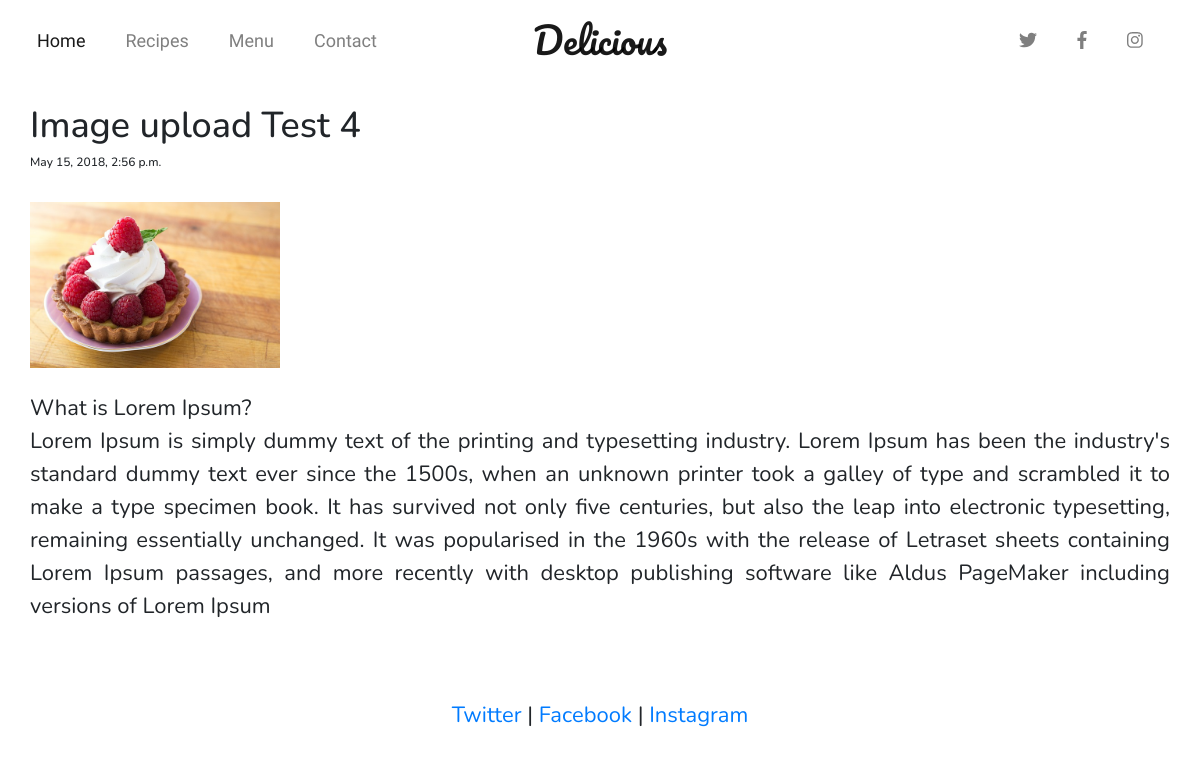
Before: /blog/7 with the older database file.
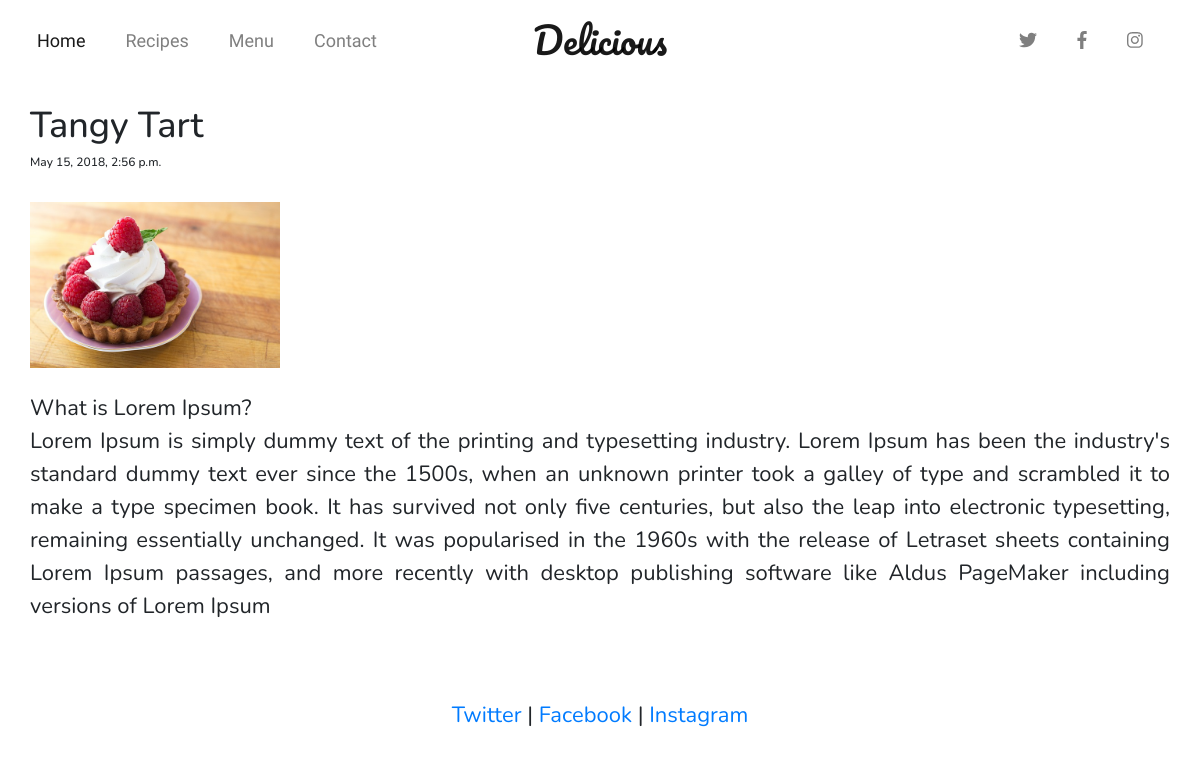
After: the same page with the newer database file.
### blog/models.py (models this page shows, shortened)
class Post(models.Model):
    title = models.CharField(max_length=140)
    body = models.TextField()
    date = models.DateTimeField()
    image = models.ImageField(blank=True, null=True, upload_to='images/%D/')

### blog/templates/blog/post.html
{% extends "personal/base.html" %}
{% block content %}
<div class="container blogcontent">
	<div class="row post-title">
		<h1>{{post.title}}</h1>
	</div>
	<div class="row post-date-time">
		<h6>{{post.date}}</h6>
	</div>
	<div class="row post-image">
	{% if post.image %}
	<img src="{{ post.image.url }}" width="250">
	{% endif %}
	</div>
	<div class="row post-body">
	{{post.body|safe|linebreaks}}
	</div>
</div>
{% endblock %}

Changed rows visible on the page:
changed Post: title "Image upload Test 4" → "Tangy Tart"
